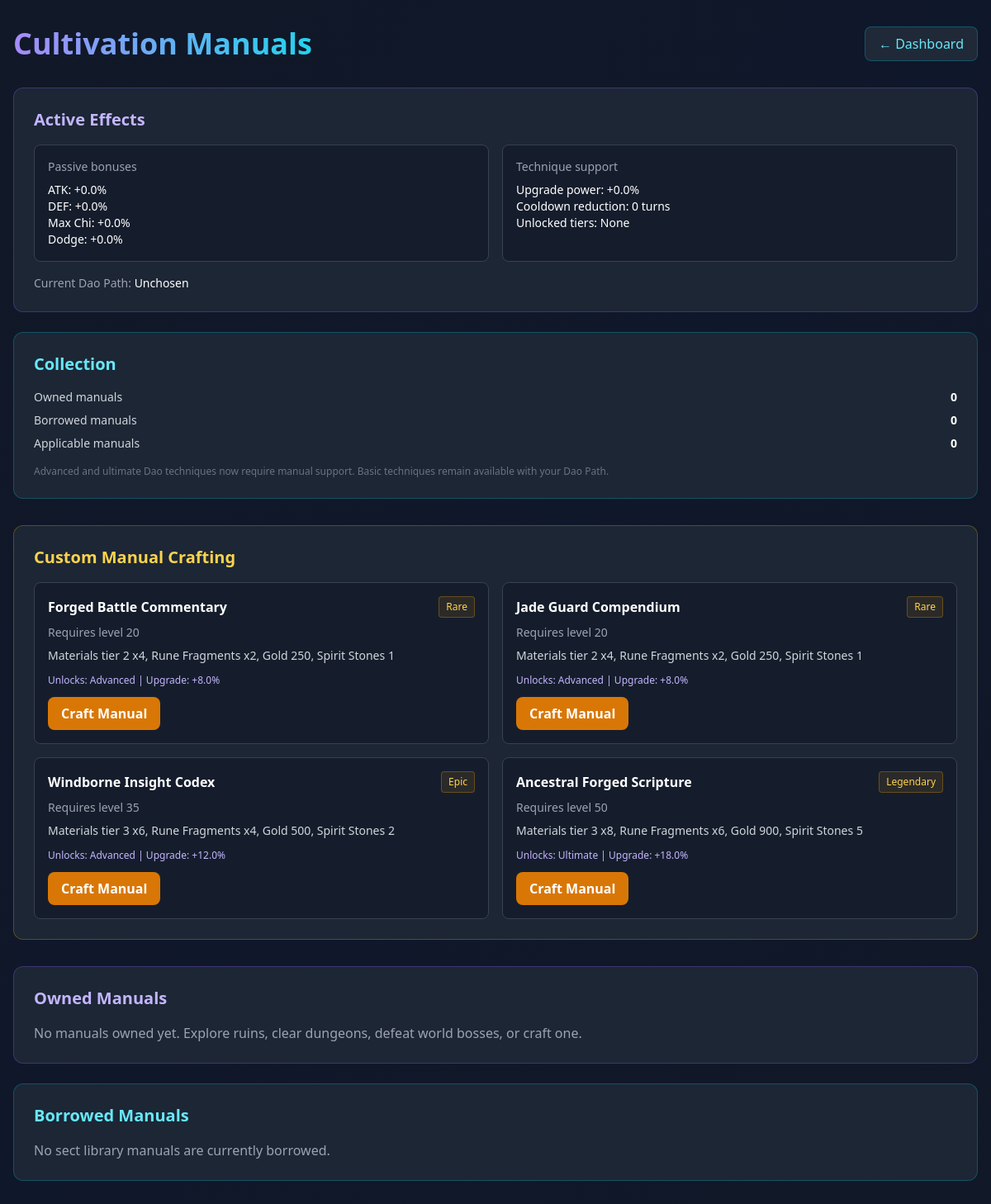
/pages/cultivation_manuals.php (signed in), run on the app's committed database.
### tables this page shows
CREATE TABLE IF NOT EXISTS cultivation_manual_recipes (
    id INT UNSIGNED AUTO_INCREMENT PRIMARY KEY,
    recipe_key VARCHAR(80) NOT NULL UNIQUE,
    name VARCHAR(120) NOT NULL,
    rarity ENUM('rare', 'epic', 'legendary') NOT NULL,
    required_level INT UNSIGNED NOT NULL DEFAULT 1,
    required_material_tier INT UNSIGNED NOT NULL DEFAULT 1,
    required_materials INT UNSIGNED NOT NULL DEFAULT 1,
    required_rune_fragments INT UNSIGNED NOT NULL DEFAULT 0,
    required_gold INT UNSIGNED NOT NULL DEFAULT 0,
    required_spirit_stones INT UNSIGNED NOT NULL DEFAULT 0,
    unlock_tier ENUM('none', 'advanced', 'ultimate') NOT NULL DEFAULT 'none',
    technique_upgrade_pct DECIMAL(6,3) NOT NULL DEFAULT 0.000,
    cooldown_reduction_turns TINYINT UNSIGNED NOT NULL DEFAULT 0,
    passive_attack_pct DECIMAL(6,3) NOT NULL DEFAULT 0.000,
    passive_defense_pct DECIMAL(6,3) NOT NULL DEFAULT 0.000,
    passive_max_chi_pct DECIMAL(6,3) NOT NULL DEFAULT 0.000,
    passive_dodge_pct DECIMAL(6,3) NOT NULL DEFAULT 0.000,
    created_at TIMESTAMP DEFAULT CURRENT_TIMESTAMP
);

### services/CultivationManualService.php (called while the page is built, shortened)
<?php
class CultivationManualService
{
    public function getManualPageData(int $userId): array
    {
        try {
            $db = Database::getConnection();
            $daoProfile = $this->getDaoProfile($userId, $db);
            return [
                'dao_profile' => $daoProfile,
                'owned_manuals' => $this->getOwnedManuals($userId, $db),
                'borrowed_manuals' => $this->getBorrowedManuals($userId, $db),
                'active_effects' => $this->getActiveEffectsForUser($userId, $db),
                'recipes' => $this->getCraftingRecipes($db),
            ];
        } catch (PDOException $e) {
            error_log('CultivationManualService::getManualPageData ' . $e->getMessage());
            return [
                'dao_profile' => null,
                'owned_manuals' => [],
                'borrowed_manuals' => [],
                'active_effects' => $this->emptyEffects(),
                'recipes' => [],
            ];
        }
    }
    public function getActiveEffectsForUser(int $userId, ?PDO $db = null): array
    {
        try {
            $db = $db ?? Database::getConnection();
            $daoProfile = $this->getDaoProfile($userId, $db);
            $manuals = $this->getApplicableManuals($userId, $db, $daoProfile);
            $effects = $this->emptyEffects();
            $effects['manuals'] = $manuals;
            $effects['unlocked_technique_keys'] = array_values(array_unique($effects['unlocked_technique_keys']));
            usort($effects['unlocked_tiers'], static function (string $a, string $b): int {
                $order = ['basic' => 1, 'advanced' => 2, 'ultimate' => 3];
                return ($order[$a] ?? 99) <=> ($order[$b] ?? 99);
            });
            $effects['cooldown_reduction_turns'] = min(3, $effects['cooldown_reduction_turns']);
            $effects['technique_upgrade_pct'] = min(0.60, $effects['technique_upgrade_pct']);
            return $effects;
        } catch (PDOException $e) {
            error_log('CultivationManualService::getActiveEffectsForUser ' . $e->getMessage());
            return $this->emptyEffects();
        }
    }
    private function getApplicableManuals(int $userId, PDO $db, ?array $daoProfile = null): array
    {
        $daoProfile = $daoProfile ?? $this->getDaoProfile($userId, $db);
        $element = $daoProfile['dao_element'] ?? null;
        $alignment = $daoProfile['dao_alignment'] ?? null;
        $ownedStmt = $db->prepare("
            SELECT um.id AS ownership_id, 'owned' AS holder_type, m.*
            FROM user_cultivation_manuals um
            JOIN cultivation_manuals m ON m.id = um.manual_id
            WHERE um.user_id = ? AND um.is_active = 1
            ORDER BY um.acquired_at DESC, um.id DESC
        ");
        $ownedStmt->execute([$userId]);
        $rows = $ownedStmt->fetchAll(PDO::FETCH_ASSOC) ?: [];
        $borrowedStmt = $db->prepare("
            SELECT slm.id AS ownership_id, 'borrowed' AS holder_type, m.*
            FROM sect_library_manuals slm
            JOIN cultivation_manuals m ON m.id = slm.manual_id
            WHERE slm.borrowed_by_user_id = ?
            ORDER BY slm.borrowed_at DESC, slm.id DESC
        ");
        $borrowedStmt->execute([$userId]);
        $rows = array_merge($rows, $borrowedStmt->fetchAll(PDO::FETCH_ASSOC) ?: []);
        return array_values(array_filter($rows, function (array $manual) use ($element, $alignment): bool {
            $manualElement = $manual['dao_element'] ?? null;
            $manualAlignment = (string)($manual['dao_alignment'] ?? 'universal');
            $elementMatch = $manualElement === null || $manualElement === '' || $manualElement === $element;
            $alignmentMatch = $manualAlignment === 'universal' || $alignment === null || $manualAlignment === $alignment;
            return $elementMatch && $alignmentMatch;
        }));
    }
    private function getOwnedManuals(int $userId, ?PDO $db = null): array
    {
        try {
            $db = $db ?? Database::getConnection();
            $stmt = $db->prepare("
                SELECT um.id AS owned_manual_id, um.acquired_from, um.acquired_at, m.*
                FROM user_cultivation_manuals um
                JOIN cultivation_manuals m ON m.id = um.manual_id
                WHERE um.user_id = ?
                ORDER BY um.acquired_at DESC, um.id DESC
            ");
            $stmt->execute([$userId]);
            return $stmt->fetchAll(PDO::FETCH_ASSOC) ?: [];
        } catch (PDOException $e) {
            error_log('CultivationManualService::getOwnedManuals ' . $e->getMessage());
            return [];
        }
    }
    private function getBorrowedManuals(int $userId, ?PDO $db = null): array
    {
        try {
            $db = $db ?? Database::getConnection();
            $stmt = $db->prepare("
                SELECT slm.id AS library_manual_id, slm.borrowed_at, slm.due_at, s.name AS sect_name, m.*
                FROM sect_library_manuals slm
                JOIN cultivation_manuals m ON m.id = slm.manual_id
                JOIN sects s ON s.id = slm.sect_id
                WHERE slm.borrowed_by_user_id = ?
                ORDER BY slm.borrowed_at DESC, slm.id DESC
            ");
            $stmt->execute([$userId]);
            return $stmt->fetchAll(PDO::FETCH_ASSOC) ?: [];
        } catch (PDOException $e) {
            error_log('CultivationManualService::getBorrowedManuals ' . $e->getMessage());
            return [];
        }
    }
    private function getCraftingRecipes(?PDO $db = null): array
    {
        try {
            $db = $db ?? Database::getConnection();
            $stmt = $db->query('SELECT * FROM cultivation_manual_recipes ORDER BY required_level ASC, id ASC');
            return $stmt->fetchAll(PDO::FETCH_ASSOC) ?: [];
        } catch (PDOException $e) {
            error_log('CultivationManualService::getCraftingRecipes ' . $e->getMessage());
            return [];
        }
    }
    private function getDaoProfile(int $userId, PDO $db): ?array
    {
        $stmt = $db->prepare("
            SELECT d.path_key AS dao_path_key, d.name AS dao_path_name, d.element AS dao_element, d.alignment AS dao_alignment
            FROM users u
            LEFT JOIN dao_paths d ON d.id = u.dao_path_id
            WHERE u.id = ?
            LIMIT 1
        ");
        $stmt->execute([$userId]);
        $row = $stmt->fetch(PDO::FETCH_ASSOC);
        return $row ?: null;
    }
    private function emptyEffects(): array
    {
        return [
            'manuals' => [],
            'unlocked_tiers' => [],
            'unlocked_technique_keys' => [],
            'technique_upgrade_pct' => 0.0,
            'cooldown_reduction_turns' => 0,
            'passive_attack_pct' => 0.0,
            'passive_defense_pct' => 0.0,
            'passive_max_chi_pct' => 0.0,
            'passive_dodge_pct' => 0.0,
        ];
    }
}

### pages/cultivation_manuals.php (the view, shortened to what this page needs)
<?php
require_once dirname(__DIR__) . '/core/SessionHelper.php';
require_once dirname(__DIR__) . '/services/CultivationManualService.php';
$userId = SessionHelper::requireLoggedIn();
$manualService = new CultivationManualService();
$pageData = $manualService->getManualPageData($userId);
$ownedManuals = $pageData['owned_manuals'] ?? [];
$borrowedManuals = $pageData['borrowed_manuals'] ?? [];
$recipes = $pageData['recipes'] ?? [];
$effects = $pageData['active_effects'] ?? [];
$daoProfile = $pageData['dao_profile'] ?? null;
$formatPercent = static fn(float $value): string => number_format($value * 100, 1) . '%';
$formatTier = static fn(string $tier): string => ucwords(str_replace('_', ' ', $tier));
?>
<!DOCTYPE html>
<html lang="en">
<head>
    <script src="https://cdn.tailwindcss.com"></script>
</head>
<body class="bg-gradient-to-br from-gray-900 via-slate-900 to-gray-900 min-h-screen">
    <div class="container mx-auto px-4 py-8 max-w-7xl">
        <div class="flex justify-between items-center mb-8">
            <h1 class="text-4xl font-bold bg-gradient-to-r from-violet-400 to-cyan-400 bg-clip-text text-transparent">Cultivation Manuals</h1>
            <div class="flex gap-2">
                <a href="game.php" class="px-4 py-2 bg-gray-800 hover:bg-gray-700 rounded-lg border border-cyan-500/30 text-cyan-300 transition-all">← Dashboard</a>
            </div>
        </div>
        <div class="grid grid-cols-1 xl:grid-cols-3 gap-6 mb-8">
            <div class="xl:col-span-2 bg-gray-800/90 border border-violet-500/30 rounded-xl p-6">
                <h2 class="text-xl font-semibold text-violet-300 mb-4">Active Effects</h2>
                <div class="grid grid-cols-1 md:grid-cols-2 gap-4 text-sm">
                    <div class="bg-gray-900/60 border border-gray-700 rounded-lg p-4">
                        <div class="text-gray-400 mb-2">Passive bonuses</div>
                        <div class="text-white">ATK: +<?php echo $formatPercent((float)($effects['passive_attack_pct'] ?? 0.0)); ?></div>
                        <div class="text-white">DEF: +<?php echo $formatPercent((float)($effects['passive_defense_pct'] ?? 0.0)); ?></div>
                        <div class="text-white">Max Chi: +<?php echo $formatPercent((float)($effects['passive_max_chi_pct'] ?? 0.0)); ?></div>
                        <div class="text-white">Dodge: +<?php echo $formatPercent((float)($effects['passive_dodge_pct'] ?? 0.0)); ?></div>
                    </div>
                    <div class="bg-gray-900/60 border border-gray-700 rounded-lg p-4">
                        <div class="text-gray-400 mb-2">Technique support</div>
                        <div class="text-white">Upgrade power: +<?php echo $formatPercent((float)($effects['technique_upgrade_pct'] ?? 0.0)); ?></div>
                        <div class="text-white">Cooldown reduction: <?php echo (int)($effects['cooldown_reduction_turns'] ?? 0); ?> turns</div>
                        <div class="text-white">Unlocked tiers:
                            <?php echo !empty($effects['unlocked_tiers']) ? htmlspecialchars(implode(', ', array_map($formatTier, $effects['unlocked_tiers'])), ENT_QUOTES, 'UTF-8') : 'None'; ?>
                        </div>
                    </div>
                </div>
                <div class="mt-4 text-sm text-gray-400">
                    Current Dao Path:
                    <span class="text-white font-medium"><?php echo htmlspecialchars((string)($daoProfile['dao_path_name'] ?? 'Unchosen'), ENT_QUOTES, 'UTF-8'); ?></span>
                </div>
            </div>
            <div class="bg-gray-800/90 border border-cyan-500/30 rounded-xl p-6">
                <h2 class="text-xl font-semibold text-cyan-300 mb-4">Collection</h2>
                <div class="space-y-2 text-sm">
                    <div class="flex justify-between text-gray-300"><span>Owned manuals</span><span class="font-semibold text-white"><?php echo count($ownedManuals); ?></span></div>
                    <div class="flex justify-between text-gray-300"><span>Borrowed manuals</span><span class="font-semibold text-white"><?php echo count($borrowedManuals); ?></span></div>
                    <div class="flex justify-between text-gray-300"><span>Applicable manuals</span><span class="font-semibold text-white"><?php echo count($effects['manuals'] ?? []); ?></span></div>
                </div>
                <p class="text-xs text-gray-500 mt-4">Advanced and ultimate Dao techniques now require manual support. Basic techniques remain available with your Dao Path.</p>
            </div>
        </div>
        <div class="bg-gray-800/90 border border-amber-500/30 rounded-xl p-6 mb-8">
            <h2 class="text-xl font-semibold text-amber-300 mb-4">Custom Manual Crafting</h2>
            <div class="grid grid-cols-1 lg:grid-cols-2 gap-4">
                <?php foreach ($recipes as $recipe): ?>
                    <div class="bg-gray-900/60 border border-gray-700 rounded-lg p-4">
                        <div class="flex justify-between items-center gap-3 mb-2">
                            <div class="font-semibold text-white"><?php echo htmlspecialchars((string)$recipe['name'], ENT_QUOTES, 'UTF-8'); ?></div>
                            <span class="text-xs px-2 py-1 rounded bg-amber-500/10 border border-amber-500/30 text-amber-300"><?php echo htmlspecialchars(ucfirst((string)$recipe['rarity']), ENT_QUOTES, 'UTF-8'); ?></span>
                        </div>
                        <div class="text-sm text-gray-400 mb-2">Requires level <?php echo (int)$recipe['required_level']; ?></div>
                        <div class="text-sm text-gray-300 mb-3">
                            Materials tier <?php echo (int)$recipe['required_material_tier']; ?> x<?php echo (int)$recipe['required_materials']; ?>,
                            Rune Fragments x<?php echo (int)$recipe['required_rune_fragments']; ?>,
                            Gold <?php echo (int)$recipe['required_gold']; ?>,
                            Spirit Stones <?php echo (int)$recipe['required_spirit_stones']; ?>
                        </div>
                        <div class="text-xs text-violet-300 mb-3">
                            Unlocks: <?php echo htmlspecialchars($formatTier((string)$recipe['unlock_tier']), ENT_QUOTES, 'UTF-8'); ?> |
                            Upgrade: +<?php echo $formatPercent((float)$recipe['technique_upgrade_pct']); ?>
                        </div>
                        <form method="POST">
                            <button type="submit" class="px-4 py-2 bg-amber-600 hover:bg-amber-500 text-white font-semibold rounded-lg">Craft Manual</button>
                        </form>
                    </div>
                <?php endforeach; ?>
            </div>
        </div>
        <div class="grid grid-cols-1 xl:grid-cols-2 gap-6">
            <div class="bg-gray-800/90 border border-violet-500/30 rounded-xl p-6">
                <h2 class="text-xl font-semibold text-violet-300 mb-4">Owned Manuals</h2>
                <div class="space-y-3">
                    <?php if (!$ownedManuals): ?>
                        <p class="text-gray-400">No manuals owned yet. Explore ruins, clear dungeons, defeat world bosses, or craft one.</p>
                    <?php endif; ?>
                </div>
            </div>
            <div class="bg-gray-800/90 border border-cyan-500/30 rounded-xl p-6">
                <h2 class="text-xl font-semibold text-cyan-300 mb-4">Borrowed Manuals</h2>
                <div class="space-y-3">
                    <?php if (!$borrowedManuals): ?>
                        <p class="text-gray-400">No sect library manuals are currently borrowed.</p>
                    <?php endif; ?>
                </div>
            </div>
        </div>
    </div>
</body>
</html>

### data on the page
cultivation_manual_recipes: name "Forged Battle Commentary", rarity "Rare", required_level "20", required_material_tier "2", required_materials "4", required_rune_fragments "2", required_gold "250", required_spirit_stones "1", unlock_tier "Advanced", technique_upgrade_pct "8.0%"
cultivation_manual_recipes: name "Jade Guard Compendium", rarity "Rare", required_level "20", required_material_tier "2", required_materials "4", required_rune_fragments "2", required_gold "250", required_spirit_stones "1", unlock_tier "Advanced", technique_upgrade_pct "8.0%"
cultivation_manual_recipes: name "Windborne Insight Codex", rarity "Epic", required_level "35", required_material_tier "3", required_materials "6", required_rune_fragments "4", required_gold "500", required_spirit_stones "2", unlock_tier "Advanced", technique_upgrade_pct "12.0%"
cultivation_manual_recipes: name "Ancestral Forged Scripture", rarity "Legendary", required_level "50", required_material_tier "3", required_materials "8", required_rune_fragments "6", required_gold "900", required_spirit_stones "5", unlock_tier "Ultimate", technique_upgrade_pct "18.0%"

### other printed values
$formatPercent((float)($effects['passive_attack_pct'] ?? 0.0)) "0.0%"
$formatPercent((float)($effects['passive_defense_pct'] ?? 0.0)) "0.0%"
$formatPercent((float)($effects['passive_max_chi_pct'] ?? 0.0)) "0.0%"
$formatPercent((float)($effects['passive_dodge_pct'] ?? 0.0)) "0.0%"
$formatPercent((float)($effects['technique_upgrade_pct'] ?? 0.0)) "0.0%"
$effects['cooldown_reduction_turns'] "0"
$daoProfile['dao_path_name'] "Unchosen"
count($ownedManuals) "0"
count($borrowedManuals) "0"
count($effects['manuals'] ?? []) "0"
